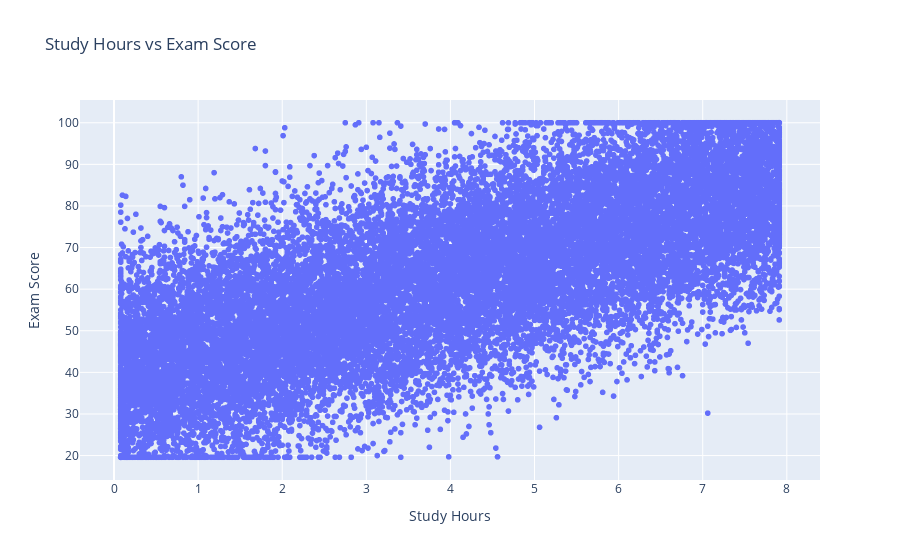

This figure's notebook cell:
### Code cell
import plotly.express as px

fig = px.scatter(
    df,
    x="study_hours",
    y="exam_score",
    title="Study Hours vs Exam Score",
    labels={
        "study_hours": "Study Hours",
        "exam_score": "Exam Score"
    }
)

fig.show()

### Figure 1 — Plotly figure (JSON) as saved in the notebook; plotly's stock layout.template omitted (floating-point values rounded to 4 significant figures; data arrays with more than 128 entries replaced by an {"elided": "..."} marker saying what was removed)
{"data": [{"hovertemplate": "Study Hours=%{x}<br>Exam Score=%{y}<extra></extra>", "legendgroup": "", "marker": {"color": "#636efa", "symbol": "circle"}, "mode": "markers", "name": "", "showlegend": false, "type": "scattergl", "x": {"elided": "20000 float values"}, "xaxis": "x", "y": {"elided": "20000 float values"}, "yaxis": "y"}], "layout": {"legend": {"tracegroupgap": 0}, "title": {"text": "Study Hours vs Exam Score"}, "xaxis": {"anchor": "y", "domain": [0, 1], "title": {"text": "Study Hours"}}, "yaxis": {"anchor": "x", "domain": [0, 1], "title": {"text": "Exam Score"}}}}
